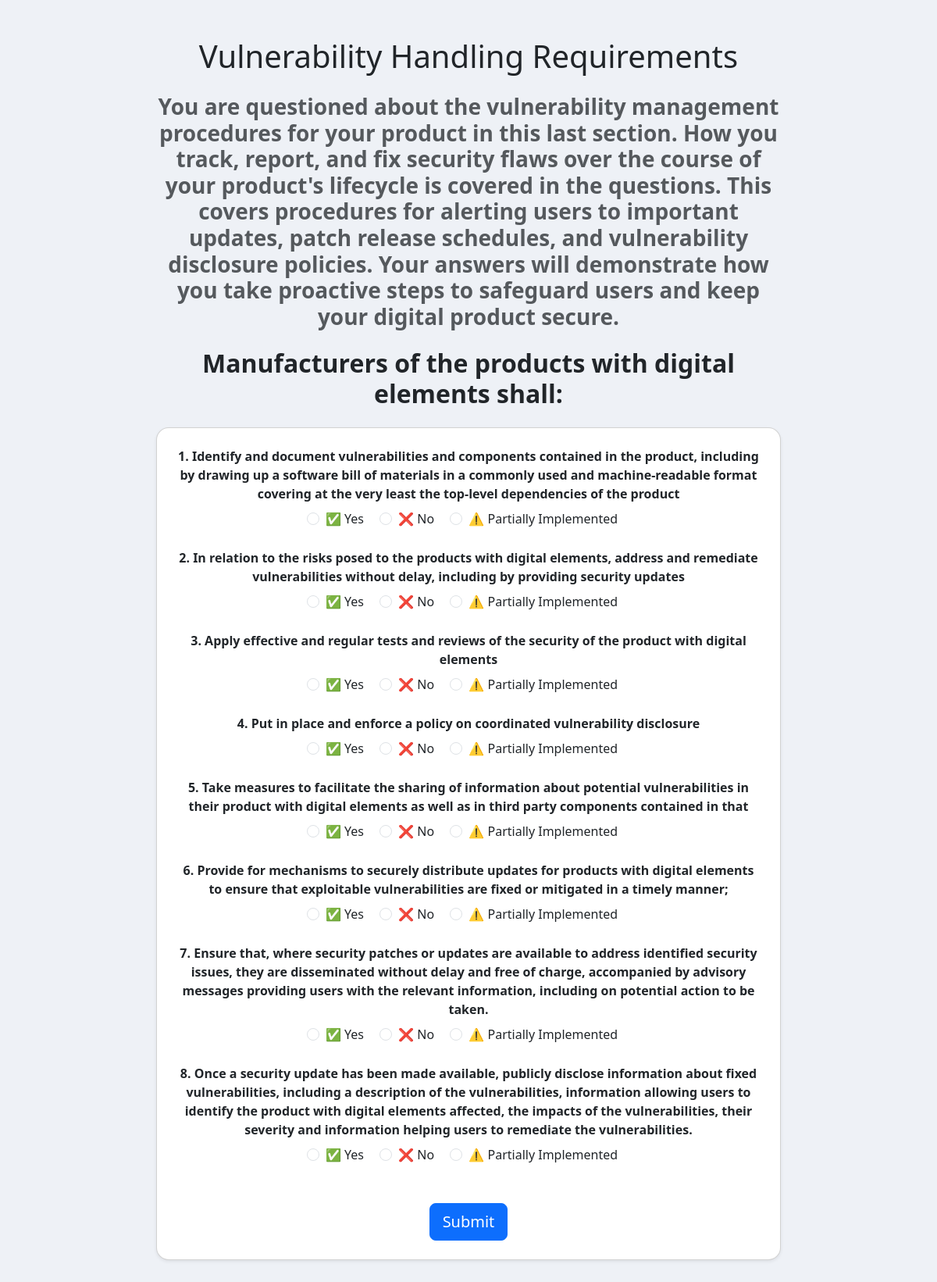
Screenshot of /assessment/vuln/ (signed in) with the database file from the repository.
### assessment/models.py (models this page shows, shortened)
class Requirement(models.Model):
    CLASS_CHOICES = [
        ('annex_1', 'Annex 1'),
        ('annex_2', 'Annex 2'),
        ('vuln', 'Vulnerability'),
    ]
    title = models.CharField(max_length=255)
    description = models.TextField()
    requirement_class = models.CharField(max_length=20, choices=CLASS_CHOICES)

### assessment/views.py (the view, shortened to what this page needs)
# urls.py: path('assessment/vuln/', vulnerability_assessment_view, name='assessment_vuln'),
@login_required
def vulnerability_assessment_view(request):
    vuln_reqs = Requirement.objects.filter(requirement_class='vuln')
    return render(request, "assessment/vuln_form.html", {
        "vuln_reqs": vuln_reqs,
    })

### assessment/templatetags/ai_links.py (called while the page is built)
@register.filter
def link_keywords(text):
    def replace_keyword(match):
        keyword = match.group(0)
        query_url = f"https://you.com/search?q=What+is+{keyword.replace(' ', '+')}"
        return f'<a href="{query_url}" target="_blank">{keyword}</a>'
    pattern = re.compile(r'\b(' + '|'.join(re.escape(k) for k in KEYWORDS) + r')\b', re.IGNORECASE)
    return format_html(pattern.sub(replace_keyword, text))

### assessment/templates/assessment/vuln_form.html (shortened to what this page needs)
{% load ai_links %}
<!DOCTYPE html>
<html lang="en">
<head>
    <link href="https://cdn.jsdelivr.net/npm/bootstrap@5.3.0/dist/css/bootstrap.min.css" rel="stylesheet">
</head>
<body style="background-color:#eef1f6;">
<div class="container py-5 d-flex justify-content-center">
    <div style="max-width:800px;width:100%;">
        <h1 class="mb-4 text-center">Vulnerability Handling Requirements</h1>
        <div class="text-muted text-center mb-4">
            <h3><strong>
                You are questioned about the vulnerability management procedures for your product in this last section.
                How you track, report, and fix security flaws over the course of your product's lifecycle is covered in the questions.
                This covers procedures for alerting users to important updates, patch release schedules, and vulnerability disclosure policies.
                Your answers will demonstrate how you take proactive steps to safeguard users and keep your digital product secure.
            </strong></h3>
        </div>
        <h2 class="text-center mb-4"><strong>Manufacturers of the products with digital elements shall:</strong></h2>
        <form method="post" class="card p-4 shadow-sm bg-white rounded-4">
            {% for req in vuln_reqs %}
                <div class="mb-4 text-center">
                    <label class="form-label d-block">
                        <strong>{{ forloop.counter }}. {{ req.title|link_keywords|safe }}</strong>
                    </label>
                    <div class="form-check form-check-inline">
                        <input class="form-check-input" type="radio" name="requirement_{{ req.id }}" id="yes{{ req.id }}" value="True" required>
                        <label class="form-check-label" for="yes{{ req.id }}">✅ Yes</label>
                    </div>
                    <div class="form-check form-check-inline">
                        <input class="form-check-input" type="radio" name="requirement_{{ req.id }}" id="no{{ req.id }}" value="False">
                        <label class="form-check-label" for="no{{ req.id }}">❌ No</label>
                    </div>
                    <div class="form-check form-check-inline">
                        <input class="form-check-input" type="radio" name="requirement_{{ req.id }}" id="partial{{ req.id }}" value="Partial">
                        <label class="form-check-label" for="partial{{ req.id }}">⚠️ Partially Implemented</label>
                    </div>
                </div>
            {% endfor %}
            <div class="text-center mt-4">
                <button type="submit" class="btn btn-primary btn-lg">Submit</button>
            </div>
        </form>
    </div>
</div>
</body>
</html>

### rows the page displays
Requirement: title|link_keywords "Identify and document vulnerabilities and components contained in the product, including by drawing up a software bill of materials in a commonly used and machine-readable format covering at the very least the top-level dependencies of the product"
Requirement: title|link_keywords "In relation to the risks posed to the products with digital elements, address and remediate vulnerabilities without delay, including by providing security updates"
Requirement: title|link_keywords "Apply effective and regular tests and reviews of the security of the product with digital elements"
Requirement: title|link_keywords "Put in place and enforce a policy on coordinated vulnerability disclosure"
Requirement: title|link_keywords "Take measures to facilitate the sharing of information about potential vulnerabilities in their product with digital elements as well as in third party components contained in that"
Requirement: title|link_keywords "Provide for mechanisms to securely distribute updates for products with digital elements to ensure that exploitable vulnerabilities are fixed or mitigated in a timely manner;"
Requirement: title|link_keywords "Ensure that, where security patches or updates are available to address identified security issues, they are disseminated without delay and free of charge, accompanied by advisory messages providing users with the relevant information, including on potential action to be taken."
Requirement: title|link_keywords "Once a security update has been made available, publicly disclose information about fixed vulnerabilities, including a description of the vulnerabilities, information allowing users to identify the product with digital elements affected, the impacts of the vulnerabilities, their severity and information helping users to remediate the vulnerabilities."
